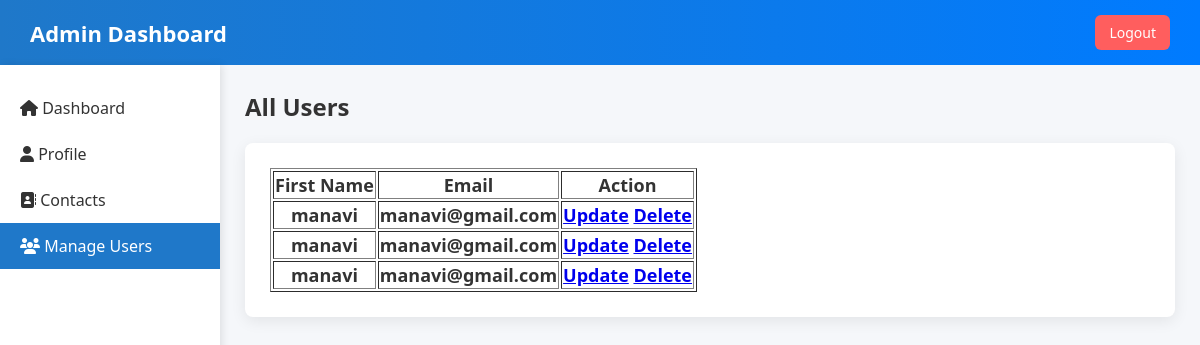
The page /adminusers/ (signed in) on the database as committed earlier.
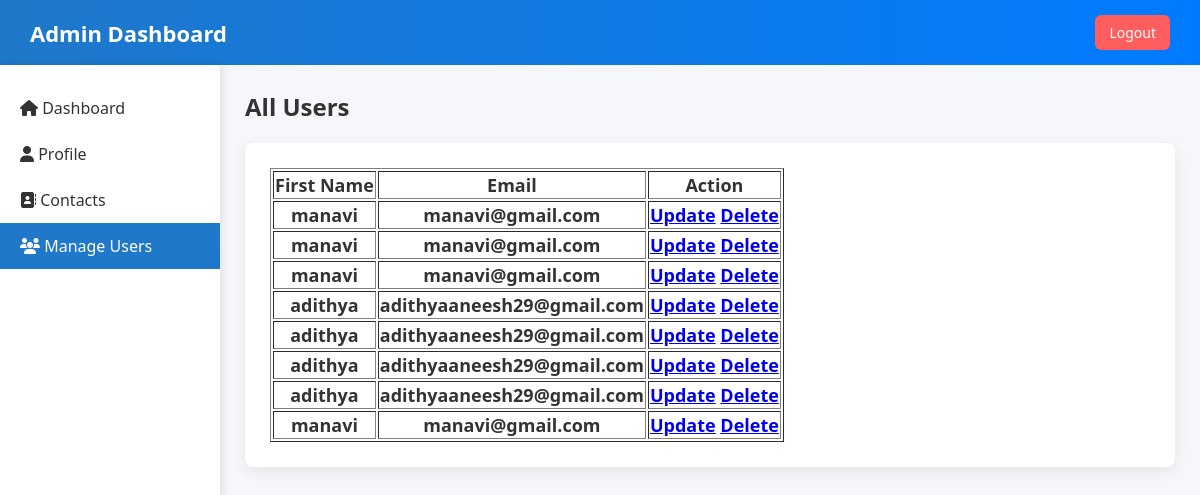
The same page on the database as committed later.
### contact_app/models.py (models this page shows, shortened)
class Contact(models.Model):
    user = models.ForeignKey(User, on_delete=models.CASCADE, null=True, blank=True)
    firstname = models.CharField(max_length=20,default='DefaultName')
    email = models.EmailField(max_length=50, blank=True, null=True)
    phonenumber = models.CharField(max_length=20,  blank=True, null=True)
    ROLE_CHOICES = [
        ("user", 'User'),
    ]
    role = models.CharField(max_length=10, choices=ROLE_CHOICES, default='user')

### contact_app/views.py (the view)
# urls.py: path('adminusers/', views.admin_users, name='adminusers'),
@login_required
def admin_users(request):
    contacts = Contact.objects.filter(user__is_superuser=False)
    return render(request,'admin_users.html',{'contacts':contacts})

### contact_app/templates/admin_users.html (shortened to what this page needs)
<!DOCTYPE html>
<html lang="en">
<head>
<link rel="stylesheet" href="https://cdnjs.cloudflare.com/ajax/libs/font-awesome/6.4.2/css/all.min.css">
</head>
<body>
<div class="navbar">
    <h1>Admin Dashboard</h1>
    <a href="{% url 'logout' %}" class="logout" onclick="return confirmLogout()">Logout</a>
</div>
<div class="layout">
    <div class="sidebar">
         <a href="{% url 'admindashboard' %}"><i class="fa-solid fa-home"></i> Dashboard</a>
        <a href="{% url 'adminprofile' %}"><i class="fa-solid fa-user"></i> Profile</a>
        <a href="{% url 'admincontacts' %}" ><i class="fa-solid fa-address-book"></i> Contacts</a>
        <a href="{% url 'adminusers' %}" class="active"><i class="fa-solid fa-users"></i> Manage Users</a>
    </div>
    <div class="content">
        <h2>All Users</h2>
        <div class="content-cards">
            <div class="card users">
                <table border="1px">
                    <thead>
                        <tr>
                            <th>First Name</th>
                            <th>Email</th>
                            <th>Action</th>
                        </tr>
                    </thead>
                    <tbody>
                        {% for contact in contacts %}
                        <tr>
                            <td>{{ contact.user.username }}</td>
                            <td>{{ contact.user.email }}</td>
                            <td>
                                <span><a href="{% url 'edit' contact.id %}">Update</a></span>
                                <span><a href="{% url 'delete' contact.id %}">Delete</a></span>
                            </td>
                        </tr>
                        {% endfor %}
                    </tbody>
                </table>
            </div>
    </div>
</div>
</body>
</html>

Rows that differ between the two databases and show on the page:
added Contact: user.username "adithya", user.email "adithyaaneesh29@gmail.com"
added Contact: user.username "adithya", user.email "adithyaaneesh29@gmail.com"
added Contact: user.username "adithya", user.email "adithyaaneesh29@gmail.com"
added Contact: user.username "adithya", user.email "adithyaaneesh29@gmail.com"
added Contact: user.username "manavi", user.email "manavi@gmail.com"
